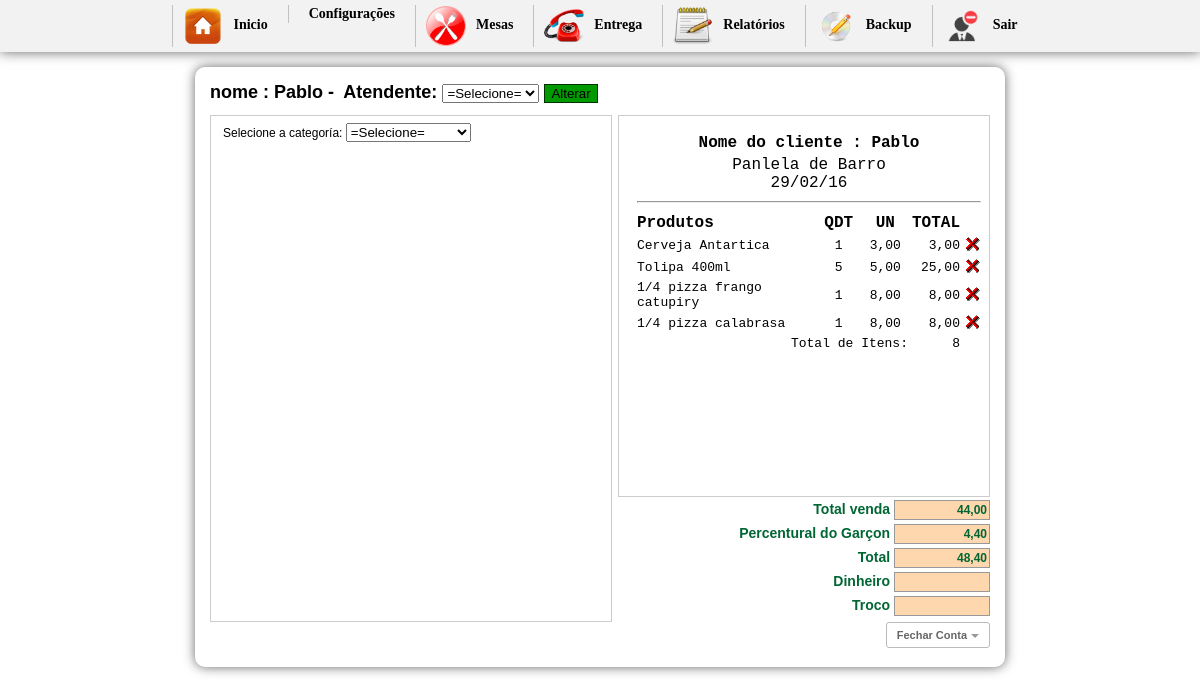
Page /inicio2.php?btn=vendapedido&id_mesa=26&idGarcon=0 (signed in) on the earlier database version.
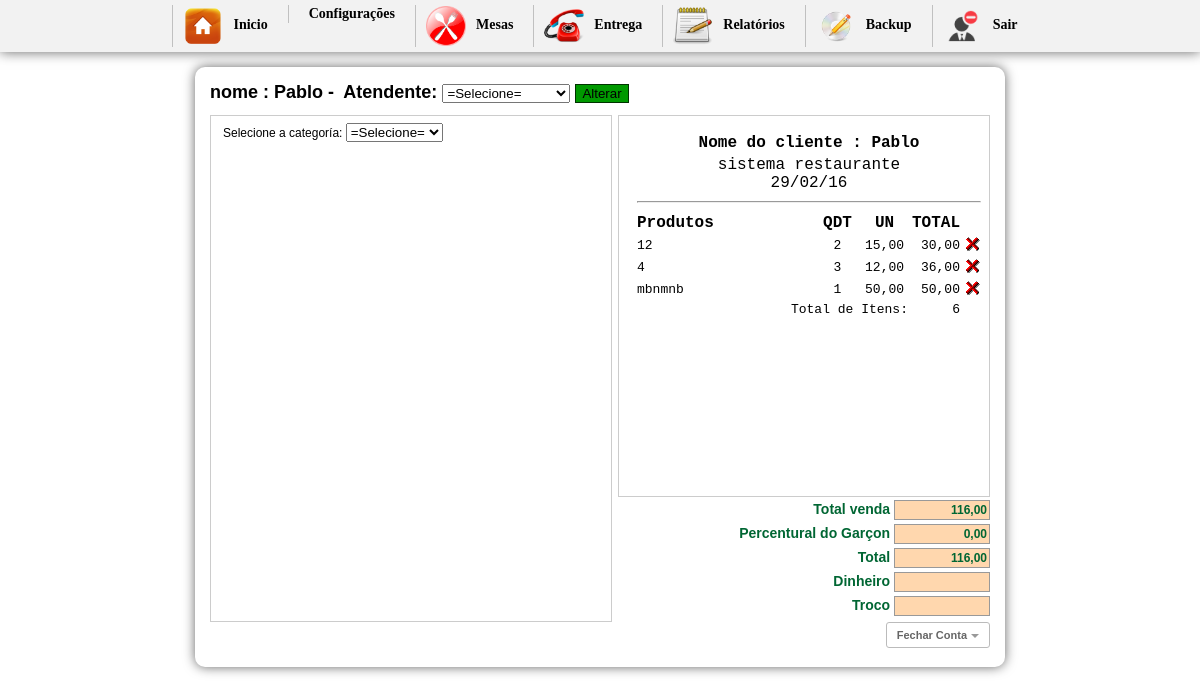
Same page on the later database version.
### tables this page shows
CREATE TABLE `config` (
  `id_conf` int(30) NOT NULL,
  `empresa` varchar(200) NOT NULL,
  `telefone` varchar(30) NOT NULL,
  `pgarcon` int(10) NOT NULL,
  `ativo` int(2) NOT NULL
);

CREATE TABLE `entrega` (
  `id` int(11) NOT NULL AUTO_INCREMENT,
  `cod` int(11) NOT NULL,
  `nome` varchar(150) NOT NULL,
  `preco` varchar(10) NOT NULL,
  `qtd` int(11) NOT NULL,
  `comanda` int(200) NOT NULL,
  `data` date NOT NULL,
  `time` time NOT NULL,
  `id_mesa` int(30) NOT NULL,
  `situacao` int(2) NOT NULL,
  `idGarcon` varchar(200) NOT NULL,
  `status` int(1) NOT NULL,
  `destino` int(1) NOT NULL,
  `entregue` int(1) NOT NULL,
  `feito` int(1) NOT NULL,
  PRIMARY KEY (`id`)
);

### vendapedido.php (the view, shortened to what the changed rows need)
<?php require_once('Connections/sistema.php'); ?>
<?php
if (!function_exists("GetSQLValueString")) {
function GetSQLValueString($theValue, $theType, $theDefinedValue = "", $theNotDefinedValue = "")
{
  $theValue = function_exists("mysql_real_escape_string") ? mysql_real_escape_string($theValue) : mysql_escape_string($theValue);
  switch ($theType) {
    case "long":
    case "int":
      $theValue = ($theValue != "") ? intval($theValue) : "NULL";
      break;
  }
  return $theValue;
}
}
$colname_Recordset1 = "-1";
if (isset($_GET['id_mesa'])) {
  $colname_Recordset1 = $_GET['id_mesa'];
}
$query_Recordset1 = sprintf("SELECT * FROM pedido WHERE id_mesa = %s", GetSQLValueString($colname_Recordset1, "int"));
$Recordset1 = mysql_query($query_Recordset1, $sistema) or die(mysql_error());
$row_Recordset1 = mysql_fetch_assoc($Recordset1);
$numero = $_GET['id_mesa'];
?>
<?php
  $sql1 = mysql_query("SELECT * FROM pedido WHERE id_mesa ='$numero'") or die(mysql_error());
  $cont1 = mysql_fetch_array($sql1);
  $sit = $cont1['situacao'];
  ?>
<h1>
<form action="" method="post" enctype="multipart/form-data">
nome : <?php echo $row_Recordset1['nome']; ?>&nbsp-&nbsp;
Atendente:
<select name="nomeGarcon">
<option value="0">=Selecione=</option>
</select>
<?php if($sit == "0"){?>
<input name="ok" type="submit" value="Abrir pedido" style="background-color: #F30; border:1px solid #9B0000;" />
<?php }else{ ?>
<input name="ok" type="submit" value="Alterar" style=" background-color:#090; border:1px solid #030;" />
<?php } ?>
</form>
</h1>
<div id="boxprodutos"><br/>
<?php if($sit == "1"){
include "selecionacat2.php";
} ?>
</div>
<div id="box">
	<div id="comentarios">
    <table width="100%" border="0" class="inputs">
  <tr>
 <?php $n = mysql_query("SELECT * FROM config");
 	$a = mysql_fetch_array($n);
 ?>
  <td align="center" style="font-size:16px;"><strong>Nome do cliente : <?php echo $row_Recordset1['nome']; ?></strong></td>
  </tr>
  <tr>
    <td align="center" style="font-size:16px;"><?php echo $a['empresa'] ?><br/> <?php echo date("d/m/y") ?></td>
    </tr>
    <tr>
    <td><hr/></td>
    </tr>
</table>
    <table width="100%">
    <tr>
	  <td  style="font-size:16px;"><strong>Produtos</strong></td>
      <td width="13%" align="center" style="font-size:16px;"><strong>QDT</strong></td>
      <td width="15%" align="center" style="font-size:16px;"><strong>UN</strong></td>
	  <td align="center" style="font-size:16px;"><strong>TOTAL</strong></td>
	  <td align="center">&nbsp;</td>
	  </tr>
	<?php
	$carrinho = mysql_query("SELECT *, SUM(qtd) AS qt,SUM(preco) AS pr FROM entrega WHERE id_mesa='$numero' AND situacao='1' GROUP BY cod") or die(		mysql_error());
	$contar = mysql_num_rows($carrinho);
	if($contar == 0){
		echo "";
	}else{
		while($res = mysql_fetch_array($carrinho)){
			$id           	= $res['id'];
			$nome  			= $res['nome'];
			$preco       	= $res['pr'];
			$qtd		 	= $res['qt'];
			$unitario		= $res['preco'];
			$id_mesa		= $res['id_mesa'];
			$itens +=$qtd;
			$total += $preco;
	?>
	<tr class="fontcomanda">
    <td width="60%" align="left">
    <a href="cozinha.php?id_mesa=<?php echo $id_mesa ?>&nome=<?php echo $nome; ?>"  title="Imprimir"
    onclick="Cozinha(this.href,'nomeJanela','350','600','yes');return false" class="fontcomanda"><?php echo $nome; ?></a>
    </td>
    <td align="center" ><?php echo $qtd; ?></td>
    <td align="center" ><?php echo  str_replace(".",",",$unitario); ?></td>
    <td width="10%" align="right"><?php echo number_format($preco, 2, ',', '.'); ?></td>
    <td width="2%" align="right">
    <a href="inicio2.php?btn=vendapedido&retira=produto&id=<?php echo $id ?>&id_mesa=<?php echo $numero ?>"><img src="imagens/icone_delete.gif" width="17" height="18" border="0" /></a>
    </td>
    </tr>
     <?php
		}
	}
	?>
	<tr class="fontcomanda">
	  <td colspan="3" align="right">Total de Itens:</td>
	  <td align="right"><?php echo $itens ?></td>
	  <td align="right">&nbsp;</td>
	  </tr>
    </table>
 <div id="formulario">
    <?php $totals = number_format($total, 2, ',', '.'); ?>
<form name="formulario" action="" method="post" enctype="multipart/form-data">
            <span class="valores">Total venda </span>
        <input name="total" type="text" value="<?php echo $totals ?>" size="8" maxlength="6" class="calc" readonly="true"/><br/>
        	<?php
			$g = mysql_query("SELECT * FROM config") or die(mysql_error());
			$w = mysql_fetch_array($g);
			$ativo = $w['ativo'];
			$percentual = $w['pgarcon'];
			if($ativo == 1){
			$porcento_garcon = $percentual;
			}else{
			$porcento_garcon = 0;
			}
				$pgarcon = $total * $porcento_garcon / 100;
				$somatotal = $total + $pgarcon;
			?>
                <span class="valores">Percentural do Garçon </span>
                <input name="garconP" type="text" class="calc" id="garconP" value="<?php echo number_format($pgarcon, 2, ',', '.'); ?>"/><br/>
                <span class="valores">Total </span>
                <input name="somatotal" type="text" class="calc" id="somatotal" value="<?php echo number_format($somatotal, 2, ',', '.'); ?>"/><br/>
        <span class="valores">Dinheiro </span>
        <input name="dinheiro" type="text" size="8"  class="calc" onkeyup="javascript:operacao('')" id="dinheiro-1"/><br/>
            <span class="valores">Troco </span>
            <input name="troco" type="text" class="calc" size="8" maxlength="8" readonly="true"/><br/>
      </form>
      <br/>
      <?php
	  $mesas = $_GET['id_mesa'];
	  ?>
      <a href="imprimepedido.php?id_mesa=<?php echo $mesas;?>&pgarcon=<?php echo $pgarcon?>&somatotal=<?php echo $somatotal ?>"
  onclick="NovaJanela(this.href,'nomeJanela','750','600','yes');return false" class="button">
  Fechar Conta</a>
      </div>
  </div>
</div>

Differences in the rows shown:
removed entrega: nome "Cerveja Antartica", qtd "1", preco "3,00"
removed entrega: nome "Tolipa 400ml", qtd "5", preco "5,00", preco "25,00"
removed entrega: nome "1/4 pizza frango catupiry", qtd "1", preco "8,00"
removed entrega: nome "1/4 pizza calabrasa", qtd "1", preco "8,00"
changed config: empresa "Panlela de Barro" → "sistema restaurante"; garconP "4,40" → "0,00"; somatotal "48,40" → "116,00"
now on this page (row edited): entrega: nome "12", qtd "2", preco "15,00", preco "30,00"
now on this page (row edited): entrega: nome "4", qtd "3", preco "12,00", preco "36,00"
now on this page (row edited): entrega: nome "mbnmnb", qtd "1", preco "50,00"
Other differences:
$itens: "8" → "6"
form field total: "44,00" → "116,00"
